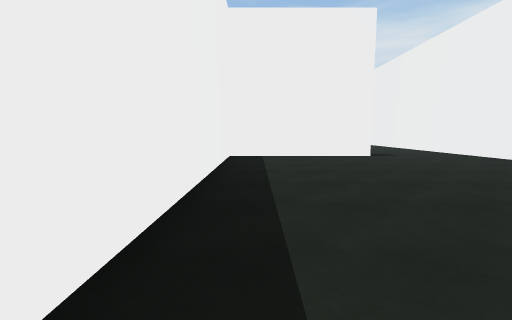
[1] (above)

19 first-person views from a walk through a 3-D level made in the Unity game engine. The camera is 1.3 m above the floor, tilts 6° down and sees 90° across. The floor is counted in squares, 2 m on a side. Each view is taken from the middle of a square. On the plan, view 1 faces up. The plan holds only what a view shows up to about 9 squares ahead; the rest is blank. The place goes on beyond the plan. The player is left out.

[2]
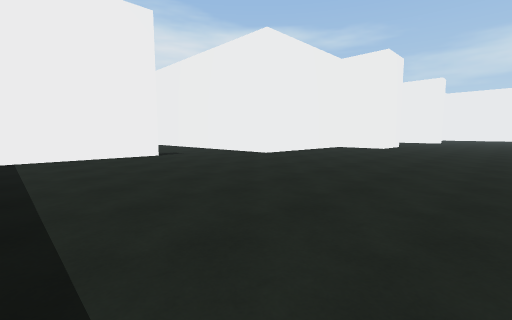

[3]
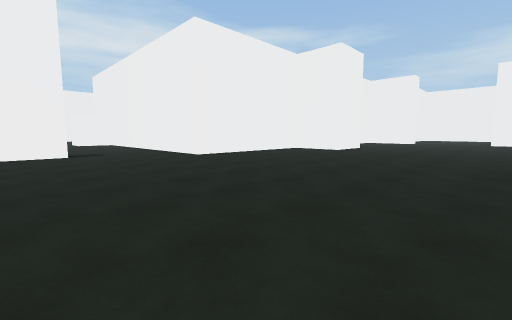

[4]
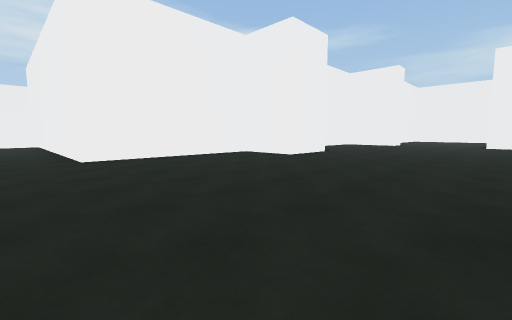

[5]
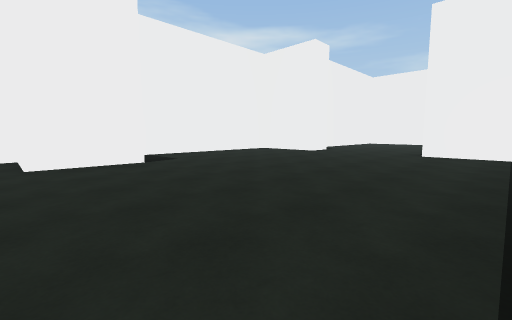

[6]
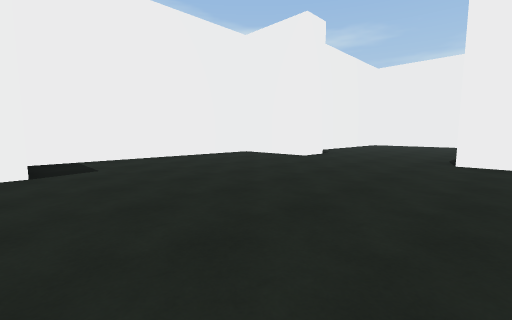

[7]
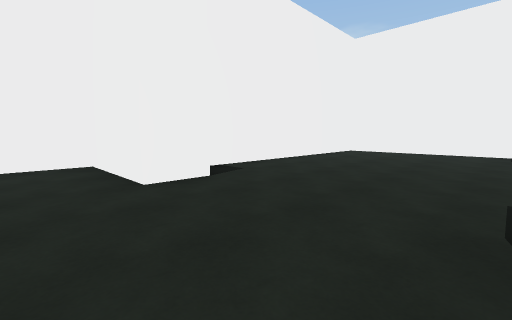

[8]
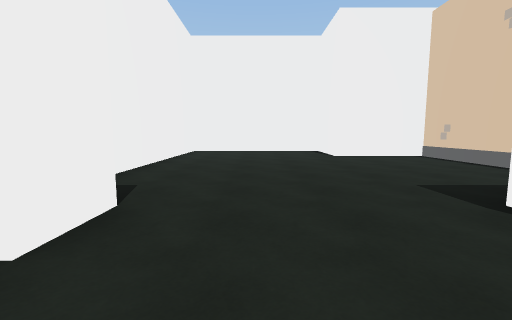

[9]
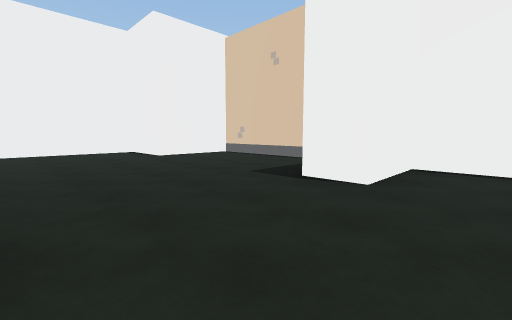

[10]
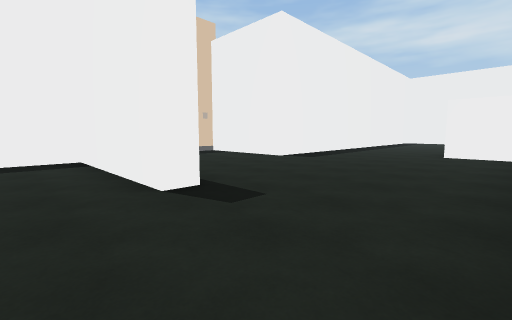

[11]
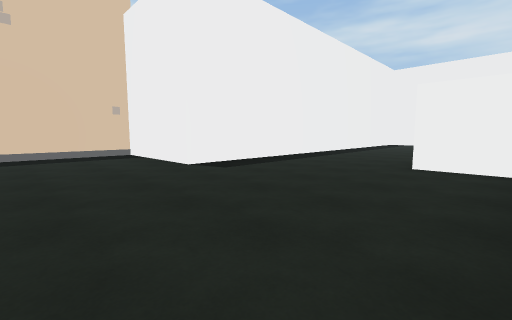

[12]
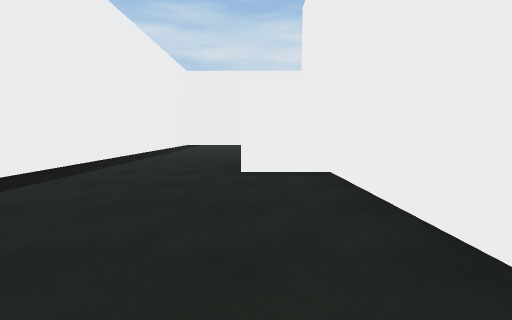

[13]
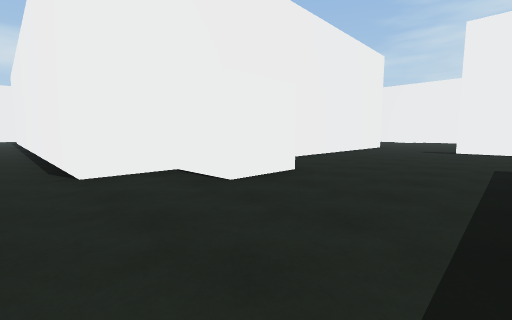

[14]
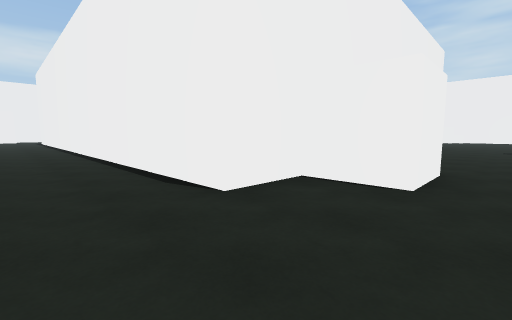

[15]
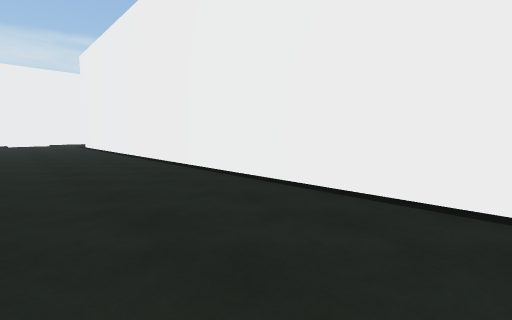

[16]
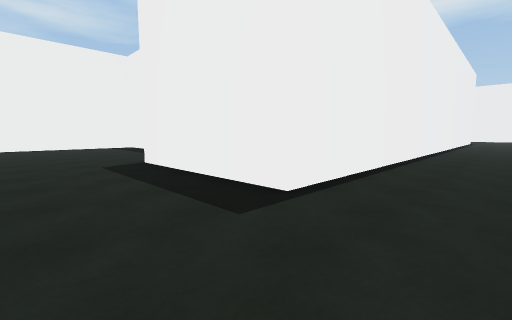

[17]
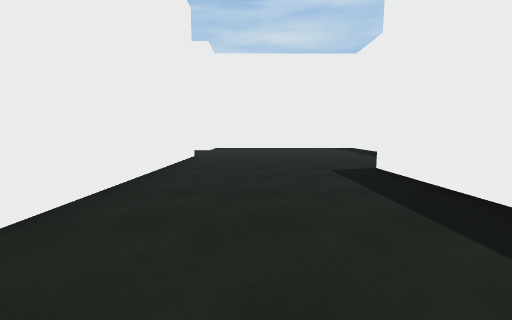

[18]
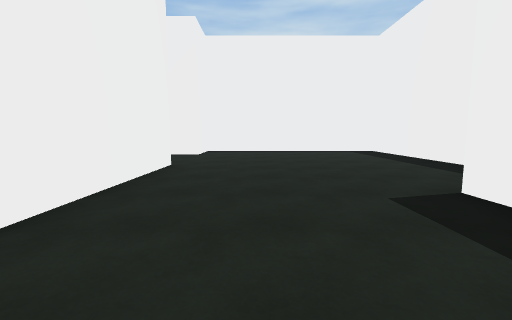

[19]
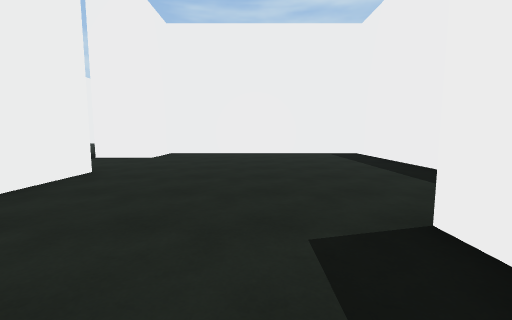

### Floor plan
Points are (right, up) in squares from view 1. A wall is a line through its corners. A room is listed if a view was taken in it or the views show most of it. See-through windows are left out.
Room 1 (views 1, 2, 3, 4, 5, 6, 7, 8, 9, 10)
walls: (13.4, 3.7) (11.3, 3.7) (11.3, 5.7) (6.3, 5.7); (17.9, -2.3) (19.3, -2.3) (19.3, -0.3) (20.2, -0.3); (20.4, 3.2) (19.3, 3.2) (19.3, 5.7) (13.2, 5.7); (3.3, 7.2) (-0.7, 7.2) (-0.7, 0.6); (21.9, -2.7) (23.5, -2.7); (25.2, -2.5) (25.2, -0.3) (27.2, -0.3) (27.2, 3.6); (27, 4.2) (20.9, 4.2)
ways out: opening at (5, 7.3) to room 2
objects: other object (24, -3); other object (25, -3)
Room 2 (views 11, 12, 13, 14, 15, 16, 17, 18, 19)
walls: (21.7, 10.9) (21.7, 6.8) (27.7, 6.8) (27.7, 8.3) (29.2, 8.3); (27.7, 10.8) (27.7, 16.4); (1.3, 19.1) (1.3, 11.8) (-2.1, 11.8) (-2.1, 8.9); (6.3, 5.7) (6.3, 14.3) (4.7, 14.3) (4.7, 15.7) (6.3, 15.7) (6.3, 17.2) (23.7, 17.2) (23.7, 13.2); (1.9, 7.7) (3.3, 7.7) (3.3, 7.2)
ways out: opening at (5, 7.3) to room 1; opening at (28.5, 9.5)

Where each view was taken, in squares from view 1:
view 1: 0 up, 0 right, facing up
view 2: 0 up, 0 right, facing up-right
view 3: 1 down, 2 right, facing up-right
view 4: 1 down, 5 right, facing up-right
view 5: 2 down, 11 right, facing up-right
view 6: 1 down, 13 right, facing up-right
view 7: 0 up, 18 right, facing up-right
view 8: 2 up, 18 right, facing right
view 9: 3 up, 18 right, facing down-right
view 10: 6 up, 6 right, facing up-left
view 11: 9 up, 6 right, facing up-left
view 12: 10 up, 5 right, facing up
view 13: 18 up, 2 right, facing down-right
view 14: 19 up, 4 right, facing down-right
view 15: 20 up, 10 right, facing down-right
view 16: 19 up, 26 right, facing down-left
view 17: 18 up, 26 right, facing down
view 18: 16 up, 26 right, facing down
view 19: 15 up, 25 right, facing down
